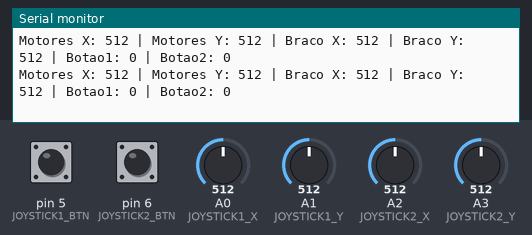
This sketch was run on a simulated Arduino Uno, built with avr-gcc and run on an emulated ATmega328P. On the bench: the last lines printed to the serial monitor. The inputs (shaded band) are chosen by the test bench; at power-on: A0 (JOYSTICK1_X) = 512, A1 (JOYSTICK1_Y) = 512, A2 (JOYSTICK2_X) = 512, pin 5 (JOYSTICK1_BTN) HIGH, pin 6 (JOYSTICK2_BTN) HIGH, A3 (JOYSTICK2_Y) = 512. No radio packets arrive unless stated.

Above: at 1.2 s.
1.3 s: A0 (JOYSTICK1_X) set to 107
At 1.39 s:
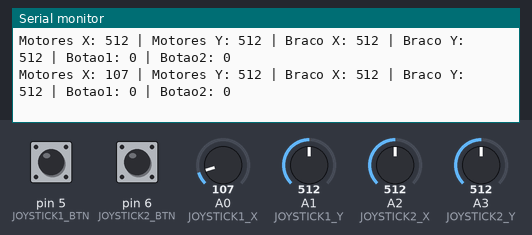
4.3 s: A0 (JOYSTICK1_X) set to 94
At 4.38 s:
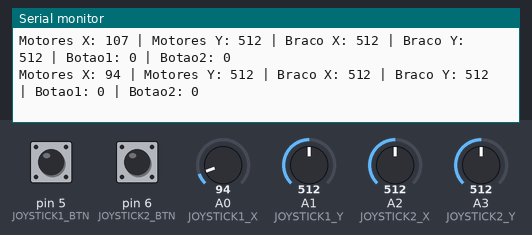
7.3 s: A1 (JOYSTICK1_Y) set to 106
At 8.2 s:
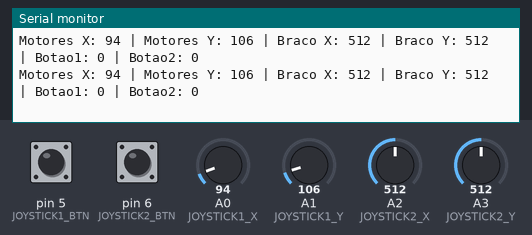
10.3 s: A1 (JOYSTICK1_Y) set to 94
At 10.8 s:
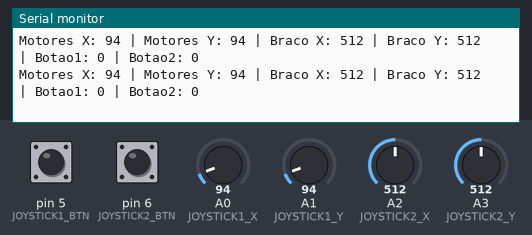
13.3 s: A2 (JOYSTICK2_X) set to 106
At 14.4 s:
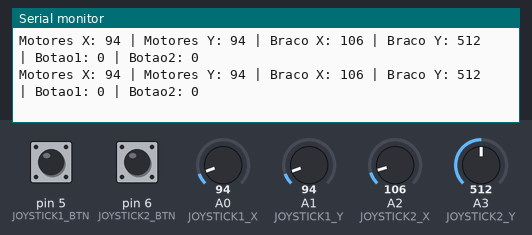
16.3 s: A2 (JOYSTICK2_X) set to 90
At 16.8 s:
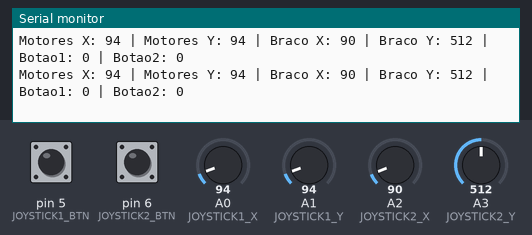
Timing chart, 0 to 19.3 s (numbered marks = the images above; inputs shaded):
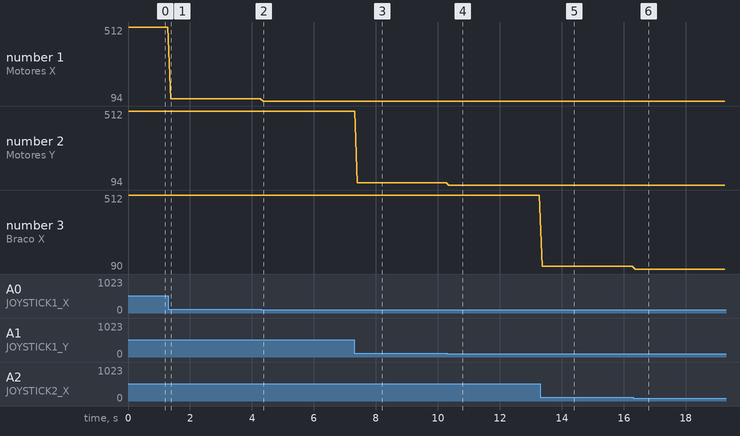

Measured:
- after the input at 1.3 s, the serial monitor: prints a new line after 0.08 s (image 1)
- after the input at 4.3 s, the serial monitor: prints a new line after 0.07 s (image 2)
- after the input at 7.3 s, the serial monitor: prints a new line after 0.11 s (image 3)
- after the input at 10.3 s, the serial monitor: prints a new line after 0.06 s (image 4)
- after the input at 13.3 s, the serial monitor: prints a new line after 0.06 s (image 5)
- after the input at 16.3 s, the serial monitor: prints a new line after 0.07 s (image 6)
- plotted number 1: 512 → 107 after the input at 1.3 s, 107 → 94 after the input at 4.3 s
- plotted number 2: 512 → 106 after the input at 7.3 s

The sketch:

transmissor.ino
```cpp
#include <RF24.h>
#include <RF24_config.h>
#include <nRF24L01.h>

#define JOYSTICK1_X   A0
#define JOYSTICK1_Y   A1
#define JOYSTICK1_BTN 5

#define JOYSTICK2_X   A2
#define JOYSTICK2_Y   A3
#define JOYSTICK2_BTN 6

struct Dados {
    int motores_y;
    int motores_x;
    int braco_x;
    int braco_y;
    bool botao1;
    bool botao2;
};

Dados pacoteDados;

RF24 radio(8, 7); // CE, CSN
const byte address[6] = "00001";

void setup() {
  Serial.begin(9600);
  radio.begin();
  radio.setAutoAck(false); //Quando você não precisa de confirmação de recebimento do sinal
  radio.setDataRate(RF24_250KBPS); //taxa de transmissão dos dados. Mais confiável, maior alcance, porém, menor velocidade
  radio.openWritingPipe(address);
  radio.setPALevel(RF24_PA_HIGH); //Aumenta a força do sinal, melhora o alcance e resistência ao ruído
  radio.stopListening();

  pinMode(JOYSTICK1_BTN, INPUT_PULLUP);
  pinMode(JOYSTICK2_BTN, INPUT_PULLUP);
}

void loop() {

  delay(15);

  pacoteDados.motores_x = analogRead(JOYSTICK1_X);
  pacoteDados.motores_y = analogRead(JOYSTICK1_Y);
  pacoteDados.braco_x   = analogRead(JOYSTICK2_X);
  pacoteDados.braco_y   = analogRead(JOYSTICK2_Y);
  pacoteDados.botao1    = !digitalRead(JOYSTICK1_BTN); //por padrão, pressionar o botão interrompe o sinal, portanto, para o resultado esperado, basta negar(!) a leitura
  pacoteDados.botao2    = !digitalRead(JOYSTICK2_BTN);

  // Envia os dados pelo rádio
  radio.write(&pacoteDados, sizeof(Dados));

  Serial.print("Motores X: "); Serial.print(pacoteDados.motores_x);
  Serial.print(" | Motores Y: "); Serial.print(pacoteDados.motores_y);
  Serial.print(" | Braco X: "); Serial.print(pacoteDados.braco_x);
  Serial.print(" | Braco Y: "); Serial.print(pacoteDados.braco_y);
  Serial.print(" | Botao1: "); Serial.print(pacoteDados.botao1);
  Serial.print(" | Botao2: "); Serial.println(pacoteDados.botao2);
}
```
